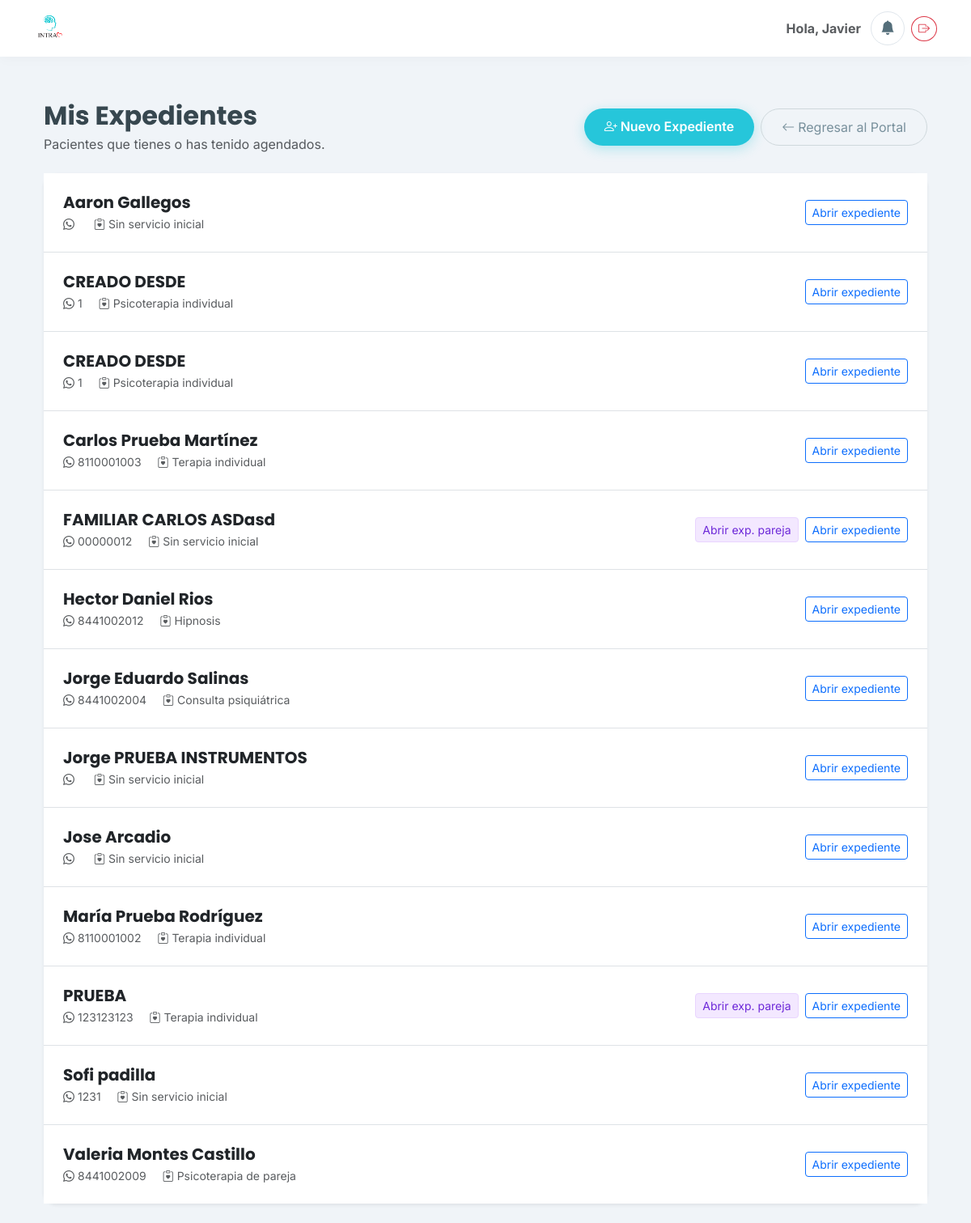
Page /portal-medico/expedientes/ (signed in) on the committed database.
### clinica/models.py (models this page shows, shortened)
class Paciente(models.Model):
    TIPO_CONTACTO_CHOICES = [
        ('propio', 'Propio'),
        ('madre', 'Madre'),
        ('padre', 'Padre'),
        ('pareja', 'Pareja'),
        ('otro', 'Otro'),
    ]
    SEXO_CHOICES = [
        ('Femenino', 'Femenino'),
        ('Masculino', 'Masculino'),
    ]
    usuario = models.OneToOneField(User, on_delete=models.SET_NULL, null=True, blank=True, related_name='perfil_paciente')
    nombre = models.CharField(max_length=200, verbose_name="Nombre Completo")
    fecha_nacimiento = models.DateField(verbose_name="Fecha de Nacimiento")
    nombre_normalizado = models.CharField(max_length=200, blank=True, editable=False)
    sexo = models.CharField(
        max_length=20,
        choices=SEXO_CHOICES,
        default='Femenino',
        verbose_name="Sexo"
    )
    telefono = models.CharField(max_length=20, verbose_name="Teléfono (WhatsApp)")
    identidad_contacto = models.CharField(max_length=20, choices=TIPO_CONTACTO_CHOICES, default='propio')
    servicio_inicial = models.ForeignKey('Servicio', on_delete=models.SET_NULL, null=True, verbose_name="Servicio Inicial")
    consentimiento_firmado = models.FileField(upload_to='documentos/', blank=True, null=True)
    estudio_socioeconomico = models.FileField(upload_to='documentos/', blank=True, null=True)
    apertura_expediente = models.FileField(upload_to='documentos/', blank=True, null=True)
    resumen_clinico = models.TextField(blank=True, null=True)
    empresa = models.ForeignKey(
        'Empresa', on_delete=models.SET_NULL, null=True, blank=True,
        related_name='pacientes'
    )
    division = models.ForeignKey(
        'Division', on_delete=models.SET_NULL, null=True, blank=True,
        related_name='pacientes', verbose_name='División'
    )
    pacientes_relacionados = models.ManyToManyField('self', blank=True, symmetrical=True)
    enlace_resultados = models.URLField(blank=True, null=True)
    fecha_registro = models.DateTimeField(auto_now_add=True)
    dado_de_alta = models.BooleanField(default=False, verbose_name="Dado de alta")
    fecha_alta = models.DateTimeField(null=True, blank=True)
    class Meta:
        verbose_name = "Paciente"
        verbose_name_plural = "Pacientes"

class Servicio(models.Model):
    nombre = models.CharField(max_length=100)
    precio = models.DecimalField(
        max_digits=10, decimal_places=2, null=True, blank=True,
        verbose_name="Precio estándar",
        help_text="Precio público del servicio. Se usa para calcular penalizaciones por inasistencia."
    )
    def __str__(self):
        return self.nombre

class ExpedienteGrupal(models.Model):
    TIPO_PAREJA = 'pareja'
    TIPO_FAMILIA = 'familia'
    TIPO_CHOICES = [
        (TIPO_PAREJA, 'Pareja'),
        (TIPO_FAMILIA, 'Familia'),
    ]
    expediente_no   = models.CharField(max_length=50, unique=True, blank=True, verbose_name='No. de Expediente')
    tipo            = models.CharField(max_length=20, choices=TIPO_CHOICES, default=TIPO_PAREJA)
    nombre          = models.CharField(max_length=300, blank=True, verbose_name='Nombre del Expediente')
    pacientes       = models.ManyToManyField('Paciente', related_name='expedientes_grupales', blank=True)
    division        = models.ForeignKey('Division', on_delete=models.SET_NULL, null=True, blank=True)
    motivo_consulta = models.TextField(blank=True, verbose_name='Motivo de consulta')
    fecha_apertura  = models.DateField(auto_now_add=True)
    creado_en       = models.DateTimeField(auto_now_add=True)
    class Meta:
        verbose_name = 'Expediente Grupal'
        verbose_name_plural = 'Expedientes Grupales'
        ordering = ['-fecha_apertura']

### clinica/views.py (the view)
# urls.py: path('portal-medico/expedientes/', clinica_views.expedientes_terapeuta, name='expedientes_terapeuta'),
@login_required
def expedientes_terapeuta(request):
    if not hasattr(request.user, 'perfil_terapeuta'):
        return redirect('home')
    terapeuta = request.user.perfil_terapeuta
    paciente_ids = _pacientes_ids_terapeuta(terapeuta)
    pacientes = Paciente.objects.filter(id__in=paciente_ids).prefetch_related('expedientes_grupales').order_by('nombre')
    return render(request, 'clinica/expedientes_terapeuta.html', {
        'terapeuta': terapeuta,
        'pacientes': pacientes,
    })

### clinica/views.py (called while the page is built)
def _pacientes_ids_terapeuta(terapeuta):
    ids = set(
        Cita.objects.filter(
            terapeuta=terapeuta,
            paciente__isnull=False,
        ).values_list('paciente_id', flat=True)
    )
    ids.update(
        Cita.objects.filter(
            terapeuta=terapeuta,
            pacientes_adicionales__isnull=False,
        ).values_list('pacientes_adicionales__id', flat=True)
    )
    ids.update(
        PacienteTerapeutaAcceso.objects.filter(
            terapeuta=terapeuta,
        ).values_list('paciente_id', flat=True)
    )
    return {pid for pid in ids if pid}

### clinica/templates/clinica/expedientes_terapeuta.html
{% extends 'clinica/base.html' %}
{% block content %}
<div class="container py-4">
    <div class="d-flex justify-content-between align-items-center flex-wrap gap-3 mb-4">
        <div>
            <h2 class="fw-bold mb-1">Mis Expedientes</h2>
            <p class="text-muted mb-0">Pacientes que tienes o has tenido agendados.</p>
        </div>
        <div class="d-flex gap-2 flex-wrap">
            <a href="{% url 'registrar_paciente_terapeuta' %}" class="btn btn-primary">
                <i class="bi bi-person-plus me-1"></i>Nuevo Expediente
            </a>
            <a href="{% url 'portal_terapeuta' %}" class="btn btn-outline-secondary">
                <i class="bi bi-arrow-left me-1"></i>Regresar al Portal
            </a>
        </div>
    </div>
    <div class="card shadow-sm border-0 rounded-4">
        <div class="card-body p-0">
            {% if pacientes %}
            <div class="list-group list-group-flush">
                {% for paciente in pacientes %}
                <div class="list-group-item p-4">
                    <div class="d-flex justify-content-between align-items-center gap-3 flex-wrap">
                        <div>
                            <h5 class="fw-bold text-dark mb-1">{{ paciente.nombre }}</h5>
                            <div class="text-muted small">
                                <span class="me-3"><i class="bi bi-whatsapp me-1"></i>{{ paciente.telefono }}</span>
                                <span><i class="bi bi-clipboard-heart me-1"></i>{{ paciente.servicio_inicial|default:"Sin servicio inicial" }}</span>
                            </div>
                        </div>
                        <div class="d-flex gap-2 flex-wrap align-items-center">
                            {% for eg in paciente.expedientes_grupales.all %}
                                <a href="{% url 'expediente_grupal_detalle' eg.id %}"
                                   class="btn btn-sm"
                                   style="border:1px solid #E9D5FF;color:#6D28D9;background:#F3E8FF;"
                                   onclick="event.stopPropagation()">
                                    {% if eg.tipo == 'pareja' %}Abrir exp. pareja{% else %}Abrir exp. familia{% endif %}
                                </a>
                            {% endfor %}
                            <a href="{% url 'expediente_terapeuta_detalle' paciente.id %}" class="btn btn-outline-primary btn-sm">
                                Abrir expediente
                            </a>
                        </div>
                    </div>
                </div>
                {% endfor %}
            </div>
            {% else %}
            <div class="p-5 text-center text-muted">
                No tienes pacientes agendados actualmente.
            </div>
            {% endif %}
        </div>
    </div>
</div>
{% endblock %}

### clinica/templates/clinica/base.html (shortened to what this page needs)
{% load static %}
<!DOCTYPE html>
<html lang="es">
<head>
    <link href="https://cdn.jsdelivr.net/npm/bootstrap@5.3.0/dist/css/bootstrap.min.css" rel="stylesheet">
    <link rel="stylesheet" href="https://cdn.jsdelivr.net/npm/bootstrap-icons@1.10.5/font/bootstrap-icons.css">
</head>
<body>
    <nav class="navbar navbar-expand-lg fixed-top">
        <div class="container">
            <a class="navbar-brand d-flex align-items-center" href="{% url 'home' %}">
               <img src="{% static 'clinica/images/logo.png' %}" alt="Logo INTRA" class="me-2">
            </a>
            <div class="d-flex align-items-center gap-2">
                <span class="me-1 text-muted fw-bold d-none d-md-block">
                    Hola, {{ user.username|title }}
                </span>
                {% if user.perfil_terapeuta %}
                <div class="position-relative">
                    <button id="btn-campanita"
                            class="btn-campanita"
                            type="button"
                            data-bs-toggle="offcanvas"
                            data-bs-target="#notifPanel"
                            title="Notificaciones"
                            aria-label="Ver notificaciones">
                        <i class="bi bi-bell-fill"></i>
                    </button>
                </div>
                {% endif %}
<form action="{% url 'logout' %}" method="post">
                    <button type="submit" class="btn btn-outline-danger btn-sm rounded-circle" title="Cerrar Sesión">
                        <i class="bi bi-box-arrow-right"></i>
                    </button>
                </form>
            </div>
        </div>
    </nav>
    <div class="container" style="margin-top: 100px;">
        {% block content %}
        {% endblock %}
    </div>
</body>
<link href="https://cdn.jsdelivr.net/npm/select2@4.1.0-rc.0/dist/css/select2.min.css" rel="stylesheet" />
<link rel="stylesheet" href="https://cdn.jsdelivr.net/npm/select2-bootstrap-5-theme@1.3.0/dist/select2-bootstrap-5-theme.min.css" />
</html>

### clinica/templates/clinica/base.html (style rules this page uses)
:root { --intra-primary: #26C6DA; --intra-secondary: #EF5350; --intra-dark: #37474F; --intra-light: #F0F4F8; --intra-white: #FFFFFF; }
body { background-color: var(--intra-light); font-family: 'Inter', sans-serif; color: var(--intra-dark); }
h1, h2, h3, h4, h5, .navbar-brand { font-family: 'Poppins', sans-serif; }
.btn-primary { background-color: var(--intra-primary); border: none; border-radius: 50px; padding: 10px 25px; font-weight: 600; box-shadow: 0 4px 15px rgba(38, 198, 218, 0.3); transition: all 0.3s ease; }
.btn-outline-secondary { border-color: #CFD8DC; color: #78909C; border-radius: 50px; padding: 10px 25px; }
.card { border: none; border-radius: 20px; box-shadow: 0 10px 30px rgba(0,0,0,0.05); }
.navbar { background-color: var(--intra-white); box-shadow: 0 2px 15px rgba(0,0,0,0.03); padding-top: 10px; padding-bottom: 10px; }
.navbar-brand img { height: 40px; width: auto; }
.btn-campanita { position: relative; width: 42px; height: 42px; border-radius: 50%; border: 1px solid #E0E6EC; background: #fff; color: #546E7A; display: inline-flex; align-items: center; justify-content: center; font-size: 1.1rem; transition: all .2s ease; cursor: pointer; }

### rows in the picture
Paciente: nombre "Aaron Gallegos", servicio_inicial "Sin servicio inicial"
Paciente: nombre "CREADO DESDE", telefono "1", servicio_inicial "Psicoterapia individual"
Paciente: nombre "CREADO DESDE", telefono "1", servicio_inicial "Psicoterapia individual"
Paciente: nombre "Carlos Prueba Martínez", telefono "8110001003", servicio_inicial "Terapia individual"
Paciente: nombre "FAMILIAR CARLOS ASDasd", telefono "00000012", servicio_inicial "Sin servicio inicial"
ExpedienteGrupal: tipo "Abrir exp. pareja"
Paciente: nombre "Hector Daniel Rios", telefono "8441002012", servicio_inicial "Hipnosis"
Paciente: nombre "Jorge Eduardo Salinas", telefono "8441002004", servicio_inicial "Consulta psiquiátrica"
Paciente: nombre "Jorge PRUEBA INSTRUMENTOS", servicio_inicial "Sin servicio inicial"
Paciente: nombre "Jose Arcadio", servicio_inicial "Sin servicio inicial"
Paciente: nombre "María Prueba Rodríguez", telefono "8110001002", servicio_inicial "Terapia individual"
Paciente: nombre "PRUEBA", telefono "123123123", servicio_inicial "Terapia individual"
Paciente: nombre "Sofi padilla", telefono "1231", servicio_inicial "Sin servicio inicial"
Paciente: nombre "Valeria Montes Castillo", telefono "8441002009", servicio_inicial "Psicoterapia de pareja"

### other values in the picture
{{ user.username|title }} "Javier"
